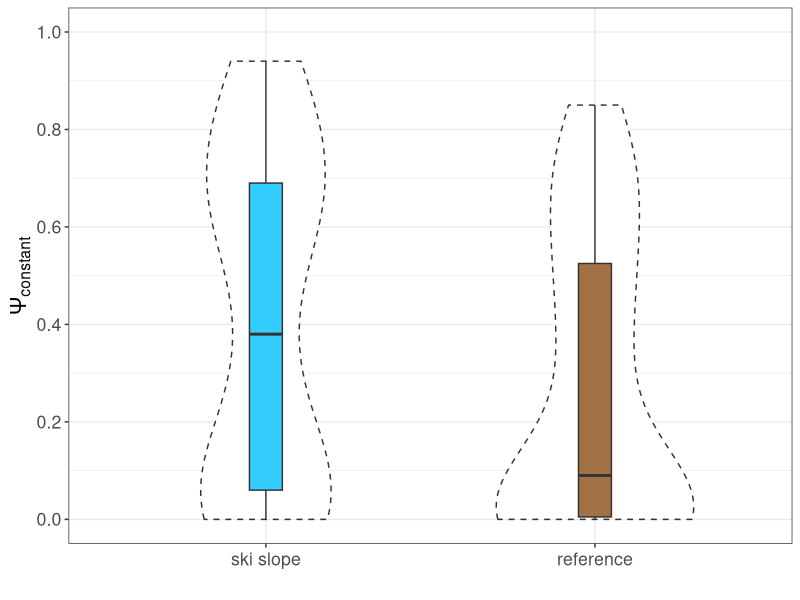

Here is the R script that generated this plot:
library("tidyverse")
library("patchwork")

all_dat <- read.csv("dat/raw/all_data.csv",
  header = T,
  sep = ",",
  dec = ".",
  stringsAsFactors = FALSE
) |>
  mutate(toponym = recode_factor(
    project_area,
    "Dobratsch" = "D",
    "Ehrwald" = "E",
    "Golm" = "G",
    "Hauser Kaibling" = "H",
    "Ischgl" = "I",
    "Meran2000" = "M",
    "Nassfeld" = "N",
    "Patscherkofel" = "P",
    "Schladming" = "S",
    "Sankt Anton" = "STA",
    "See in Paznaun" = "SP",
    "Wartschenbach" = "Z"
  ), ski_slope = recode_factor(ski_slope, "yes" = "A", "no" = "B"))

####################################
# Boxplots for for ski and none-ski slopes
####################################
dat_ski <- subset(all_dat, ski_slope == "A") |>
  select(-ski_slope)
dat_noski <- subset(all_dat, ski_slope == "B") |>
  select(-ski_slope)
dat_psi <- data.frame(dat_ski$psi_intervall)
dat_psi$type <- "A"
dat_psi_d <- data.frame(dat_noski$psi_intervall)
dat_psi <- dat_psi %>% rename(psi_intervall = dat_ski.psi_intervall)
dat_psi_d <- dat_psi_d %>% rename(psi_intervall = dat_noski.psi_intervall)
dat_psi_d$type <- "B"
dat_psi <- rbind(dat_psi, dat_psi_d)

p2 <- ggplot(dat_psi) +
  geom_violin(aes(x = type, y = psi_intervall), linetype = 2, width = .6) +
  geom_boxplot(aes(x = type, y = psi_intervall, fill = as.factor(type)), width = .1) +
  theme_bw() +
  theme(
    legend.position = "none", text = element_text(size = 16), axis.title.y = element_text(angle = 90, vjust = 0.5, size = 16), axis.text.x = element_text(angle = 0, hjust = 0.5, vjust = 0.5),
    axis.title.x = element_text(vjust = 0.5, size = 16), axis.title.y.right = element_text(angle = 0, vjust = 0.5)
  ) +
  scale_y_continuous(limits = c(0, 1), breaks = scales::breaks_extended(n = 7)) +
  scale_x_discrete(labels = c("ski slope", "reference")) +
  labs(x = "", y = bquote(Psi[constant])) +
  scale_color_manual(values = c("#33ccff", "#A27146"), labels = c("ski slope", "reference"), name = "") +
  scale_fill_manual(values = c("#33ccff", "#A27146"), labels = c("ski slope", "reference"), name = "")

ggsave("plt/fig4.png", plot = p2, device = png, height = 10, width = 19, dpi = 300, units = "cm")
